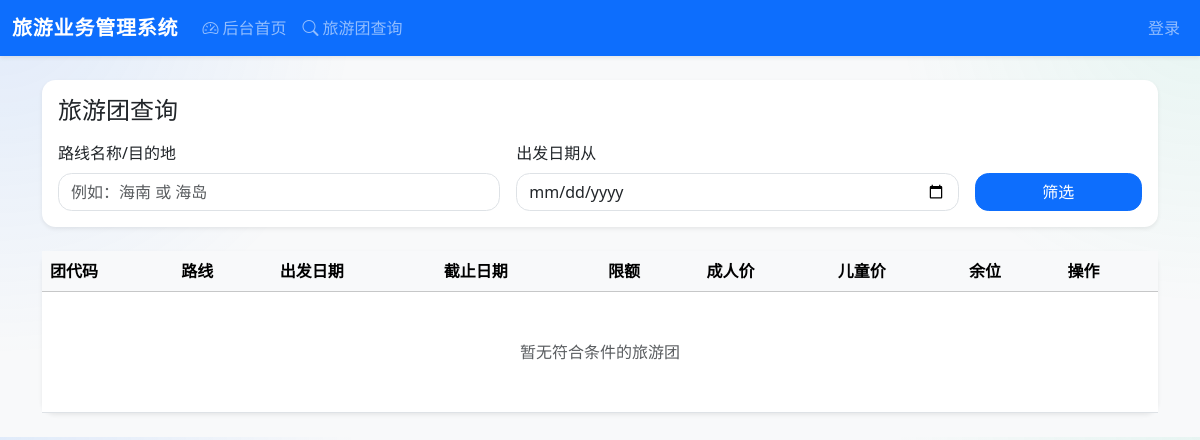
Before: / with the older database file.
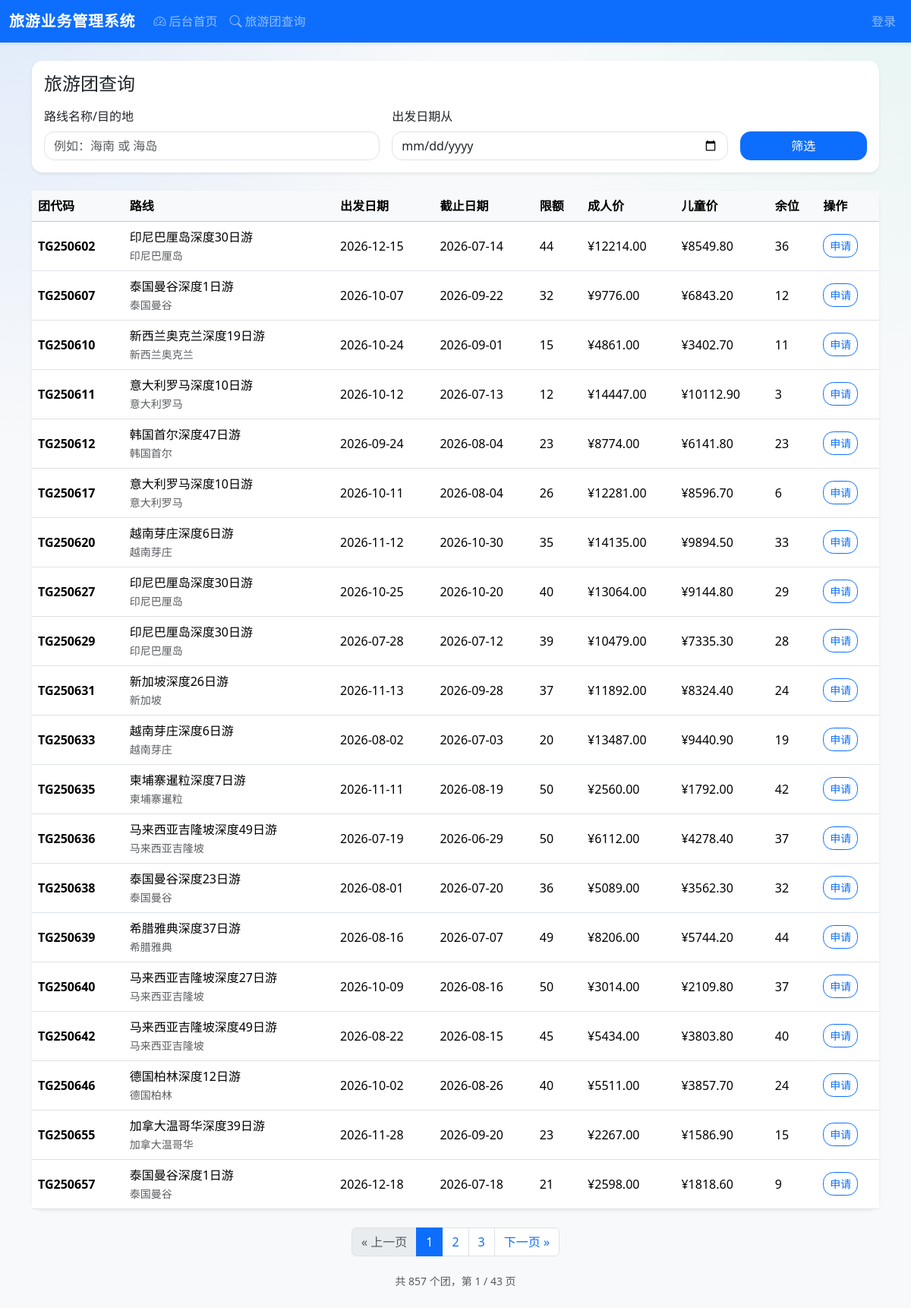
After: the same page with the newer database file.
### tours/models.py (models this page shows, shortened)
class TourGroup(models.Model):
    code = models.CharField(max_length=30, unique=True, verbose_name="团代码")
    route = models.ForeignKey(Route, on_delete=models.PROTECT, related_name="tour_groups", verbose_name="路线")
    start_date = models.DateField(verbose_name="出发日期")
    deadline = models.DateField(verbose_name="截止日期")
    max_capacity = models.PositiveIntegerField(verbose_name="人数限额")
    price_adult = models.DecimalField(max_digits=10, decimal_places=2, verbose_name="大人价格")
    price_child = models.DecimalField(max_digits=10, decimal_places=2, verbose_name="小孩价格")
    is_price_published = models.BooleanField(default=False, verbose_name="是否公开价格")
    is_deleted = models.BooleanField(default=False, verbose_name="是否删除")
    created_at = models.DateTimeField(auto_now_add=True, verbose_name="创建时间")
    updated_at = models.DateTimeField(auto_now=True, verbose_name="修改时间")
    class Meta:
        db_table = "tour_group"
        verbose_name = "旅游团"
        verbose_name_plural = "旅游团"
        ordering = ["-start_date", "code"]
        indexes = [
            models.Index(fields=["start_date", "deadline"]),
            models.Index(fields=["is_price_published", "is_deleted"]),
        ]

class Route(models.Model):
    class Status(models.TextChoices):
        ACTIVE = "active", "活跃"
        INACTIVE = "inactive", "不活跃"
        CANCELED = "canceled", "已取消"
    name = models.CharField(max_length=100, unique=True, verbose_name="路线名称")
    destination = models.CharField(max_length=100, verbose_name="目的地")
    description = models.TextField(blank=True, verbose_name="路线说明")
    status = models.CharField(max_length=20, choices=Status.choices, default=Status.ACTIVE, verbose_name="状态")
    season = models.CharField(max_length=20, blank=True, verbose_name="季节（如：春季、夏季）")
    parent = models.ForeignKey(
        "self",
        null=True,
        blank=True,
        on_delete=models.SET_NULL,
        related_name="children",
        verbose_name="上级路线",
    )
    version = models.PositiveIntegerField(default=1, verbose_name="版本号")
    previous_version = models.ForeignKey(
        "self",
        null=True,
        blank=True,
        on_delete=models.SET_NULL,
        related_name="next_versions",
        verbose_name="前一版本",
    )
    created_at = models.DateTimeField(auto_now_add=True, verbose_name="创建时间")
    updated_at = models.DateTimeField(auto_now=True, verbose_name="修改时间")
    class Meta:
        db_table = "route"
        verbose_name = "路线"
        verbose_name_plural = "路线"
        ordering = ["-created_at", "destination", "name"]
        indexes = [
            models.Index(fields=["destination", "status"]),
            models.Index(fields=["name", "version"]),
        ]

### tours/views.py (the view)
# urls.py: path('', tour_list, name='tour_list'),
def tour_list(request):
    queryset = (
        TourGroup.objects.select_related('route')
        .filter(
            is_deleted=False,
            is_price_published=True,  # 只显示已公开价格的团
            deadline__gte=timezone.localdate()
        )
        .annotate(
            booked_people=Count(
                'applications__participants',
                filter=Q(applications__status__in=[Application.Status.NEW, Application.Status.PARTICIPANTS_ENTERED, Application.Status.COMPLETED]),
                distinct=True,
            )
        )
    )
    route_name = request.GET.get('route_name', '').strip()
    start_date_after = request.GET.get('start_date_after', '').strip()
    if route_name:
        queryset = queryset.filter(Q(route__name__icontains=route_name) | Q(route__destination__icontains=route_name))
    if start_date_after:
        queryset = queryset.filter(start_date__gte=start_date_after)
    tour_groups = []
    for group in queryset:
        remaining = group.max_capacity - getattr(group, 'booked_people', 0)
        if remaining > 0:
            group.remaining_seats_value = remaining
            tour_groups.append(group)
    paginator = Paginator(tour_groups, ITEMS_PER_PAGE)
    page_number = request.GET.get('page', 1)
    page_obj = paginator.get_page(page_number)
    return render(request, 'tours/tour_list.html', {
        'tour_groups': page_obj.object_list,
        'page_obj': page_obj,
    })

### templates/tours/tour_list.html (shortened to what this page needs)
{% extends 'base.html' %}
{% block content %}
<div class="card shadow-sm border-0 mb-4">
    <div class="card-body">
        <h1 class="h4 mb-3">旅游团查询</h1>
        <form method="get" class="row g-3 align-items-end">
            <div class="col-md-5">
                <label class="form-label" for="route_name">路线名称/目的地</label>
                <input type="text" class="form-control" id="route_name" name="route_name" value="{{ request.GET.route_name }}" placeholder="例如：海南 或 海岛">
            </div>
            <div class="col-md-5">
                <label class="form-label" for="start_date_after">出发日期从</label>
                <input type="date" class="form-control" id="start_date_after" name="start_date_after" value="{{ request.GET.start_date_after }}">
            </div>
            <div class="col-md-2 d-grid">
                <button type="submit" class="btn btn-primary">筛选</button>
            </div>
        </form>
    </div>
</div>
<div class="card shadow-sm border-0">
    <div class="table-responsive">
        <table class="table table-hover mb-0 align-middle">
            <thead class="table-light">
                <tr>
                    <th>团代码</th>
                    <th>路线</th>
                    <th>出发日期</th>
                    <th>截止日期</th>
                    <th>限额</th>
                    <th>成人价</th>
                    <th>儿童价</th>
                    <th>余位</th>
                    <th>操作</th>
                </tr>
            </thead>
            <tbody>
                {% for group in tour_groups %}
                    <tr>
                        <td class="fw-semibold">{{ group.code }}</td>
                        <td>
                            <div>{{ group.route.name }}</div>
                            <small class="text-muted">{{ group.route.destination }}</small>
                        </td>
                        <td>{{ group.start_date|date:'Y-m-d' }}</td>
                        <td>{{ group.deadline|date:'Y-m-d' }}</td>
                        <td>{{ group.max_capacity }}</td>
                        <td>¥{{ group.price_adult }}</td>
                        <td>¥{{ group.price_child }}</td>
                        <td>{{ group.remaining_seats_value }}</td>
                        <td>
                            <a class="btn btn-sm btn-outline-primary" href="{% url 'applications:application_create' group.id %}">申请</a>
                        </td>
                    </tr>
                {% empty %}
                    <tr>
                        <td colspan="9" class="text-center text-muted py-5">暂无符合条件的旅游团</td>
                    </tr>
                {% endfor %}
            </tbody>
        </table>
    </div>
</div>
{% if page_obj and page_obj.paginator.num_pages > 1 %}
<nav class="mt-4 d-flex justify-content-center">
    <ul class="pagination">
        {% if page_obj.has_previous %}
        <li class="page-item">
            <a class="page-link" href="?{% for key, values in request.GET.lists %}{% if key != 'page' %}{% for v in values %}{{ key }}={{ v }}&{% endfor %}{% endif %}{% endfor %}page={{ page_obj.previous_page_number }}">« 上一页</a>
        </li>
        {% else %}
        <li class="page-item disabled"><span class="page-link">« 上一页</span></li>
        {% endif %}
        {% for num in page_obj.paginator.page_range %}
            {% if num == page_obj.number %}
            <li class="page-item active"><span class="page-link">{{ num }}</span></li>
            {% elif num >= page_obj.number|add:"-2" and num <= page_obj.number|add:"2" %}
            <li class="page-item">
                <a class="page-link" href="?{% for key, values in request.GET.lists %}{% if key != 'page' %}{% for v in values %}{{ key }}={{ v }}&{% endfor %}{% endif %}{% endfor %}page={{ num }}">{{ num }}</a>
            </li>
            {% endif %}
        {% endfor %}
        {% if page_obj.has_next %}
        <li class="page-item">
            <a class="page-link" href="?{% for key, values in request.GET.lists %}{% if key != 'page' %}{% for v in values %}{{ key }}={{ v }}&{% endfor %}{% endif %}{% endfor %}page={{ page_obj.next_page_number }}">下一页 »</a>
        </li>
        {% else %}
        <li class="page-item disabled"><span class="page-link">下一页 »</span></li>
        {% endif %}
    </ul>
</nav>
<div class="text-center text-muted mt-1">
    <small>共 {{ page_obj.paginator.count }} 个团，第 {{ page_obj.number }} / {{ page_obj.paginator.num_pages }} 页</small>
</div>
{% endif %}
{% endblock %}

### templates/base.html (shortened to what this page needs)
{% load static %}
<!doctype html>
<html lang="zh-CN">
<head>
    <link href="https://cdn.jsdelivr.net/npm/bootstrap@5.3.3/dist/css/bootstrap.min.css" rel="stylesheet">
    <link href="https://cdn.jsdelivr.net/npm/bootstrap-icons@1.11.3/font/bootstrap-icons.min.css" rel="stylesheet">
    <link rel="stylesheet" href="{% static 'css/style.css' %}">
</head>
<body class="bg-light">
<nav class="navbar navbar-expand-lg navbar-dark bg-primary shadow-sm">
    <div class="container-fluid">
        <a class="navbar-brand fw-semibold" href="#">旅游业务管理系统</a>
        <div class="collapse navbar-collapse" id="topNav">
            <ul class="navbar-nav me-auto mb-2 mb-lg-0">
                <li class="nav-item">
                    <a class="nav-link" href="{% url 'admin:index' %}"><i class="bi bi-speedometer2 me-1"></i>后台首页</a>
                </li>
                <li class="nav-item">
                    <a class="nav-link" href="{% url 'tours:tour_list' %}"><i class="bi bi-search me-1"></i>旅游团查询</a>
                </li>
            </ul>
            <ul class="navbar-nav ms-auto">
                {% if user.is_authenticated %}
                    <li class="nav-item">
                        <span class="navbar-text text-white-50 me-3">{{ user.username }}</span>
                    </li>
                    <li class="nav-item"><a class="nav-link" href="{% url 'admin:logout' %}">退出</a></li>
                {% else %}
                    <li class="nav-item"><a class="nav-link" href="{% url 'admin:login' %}">登录</a></li>
                {% endif %}
            </ul>
        </div>
    </div>
</nav>
<main class="container py-4">
    {% block content %}{% endblock %}
</main>
</body>
</html>

### static/css/style.css (style rules this page uses)
body { background: radial-gradient(circle at top left, rgba(13, 110, 253, 0.10), transparent 28%), radial-gradient(circle at top right, rgba(32, 201, 151, 0.08), transparent 24%), #f8f9fa; }
.navbar-brand { letter-spacing: 0.04em; }
.card { border-radius: 1rem; }
.table thead th { white-space: nowrap; }
.table tbody td { vertical-align: middle; }
.btn, .form-control, .form-select, .card { border-radius: 0.85rem; }

Changed rows visible on the page:
added TourGroup: code "TG250602", route.name "印尼巴厘岛深度30日游", route.destination "印尼巴厘岛", start_date "2026-12-15", deadline "2026-07-14", max_capacity "44", price_adult "12214.00", price_child "8549.80", remaining_seats_value "36"
added TourGroup: code "TG250607", route.name "泰国曼谷深度1日游", route.destination "泰国曼谷", start_date "2026-10-07", deadline "2026-09-22", max_capacity "32", price_adult "9776.00", price_child "6843.20", remaining_seats_value "12"
added TourGroup: code "TG250610", route.name "新西兰奥克兰深度19日游", route.destination "新西兰奥克兰", start_date "2026-10-24", deadline "2026-09-01", max_capacity "15", price_adult "4861.00", price_child "3402.70", remaining_seats_value "11"
added TourGroup: code "TG250611", route.name "意大利罗马深度10日游", route.destination "意大利罗马", start_date "2026-10-12", deadline "2026-07-13", max_capacity "12", price_adult "14447.00", price_child "10112.90", remaining_seats_value "3"
added TourGroup: code "TG250612", route.name "韩国首尔深度47日游", route.destination "韩国首尔", start_date "2026-09-24", deadline "2026-08-04", max_capacity "23", price_adult "8774.00", price_child "6141.80", remaining_seats_value "23"
added TourGroup: code "TG250617", route.name "意大利罗马深度10日游", route.destination "意大利罗马", start_date "2026-10-11", deadline "2026-08-04", max_capacity "26", price_adult "12281.00", price_child "8596.70", remaining_seats_value "6"
added TourGroup: code "TG250620", route.name "越南芽庄深度6日游", route.destination "越南芽庄", start_date "2026-11-12", deadline "2026-10-30", max_capacity "35", price_adult "14135.00", price_child "9894.50", remaining_seats_value "33"
added TourGroup: code "TG250627", route.name "印尼巴厘岛深度30日游", route.destination "印尼巴厘岛", start_date "2026-10-25", deadline "2026-10-20", max_capacity "40", price_adult "13064.00", price_child "9144.80", remaining_seats_value "29"
added TourGroup: code "TG250629", route.name "印尼巴厘岛深度30日游", route.destination "印尼巴厘岛", start_date "2026-07-28", deadline "2026-07-12", max_capacity "39", price_adult "10479.00", price_child "7335.30", remaining_seats_value "28"
added TourGroup: code "TG250631", route.name "新加坡深度26日游", route.destination "新加坡", start_date "2026-11-13", deadline "2026-09-28", max_capacity "37", price_adult "11892.00", price_child "8324.40", remaining_seats_value "24"
added TourGroup: code "TG250633", route.name "越南芽庄深度6日游", route.destination "越南芽庄", start_date "2026-08-02", deadline "2026-07-03", max_capacity "20", price_adult "13487.00", price_child "9440.90", remaining_seats_value "19"
added TourGroup: code "TG250635", route.name "柬埔寨暹粒深度7日游", route.destination "柬埔寨暹粒", start_date "2026-11-11", deadline "2026-08-19", max_capacity "50", price_adult "2560.00", price_child "1792.00", remaining_seats_value "42"
added TourGroup: code "TG250636", route.name "马来西亚吉隆坡深度49日游", route.destination "马来西亚吉隆坡", start_date "2026-07-19", deadline "2026-06-29", max_capacity "50", price_adult "6112.00", price_child "4278.40", remaining_seats_value "37"
added TourGroup: code "TG250638", route.name "泰国曼谷深度23日游", route.destination "泰国曼谷", start_date "2026-08-01", deadline "2026-07-20", max_capacity "36", price_adult "5089.00", price_child "3562.30", remaining_seats_value "32"
added TourGroup: code "TG250639", route.name "希腊雅典深度37日游", route.destination "希腊雅典", start_date "2026-08-16", deadline "2026-07-07", max_capacity "49", price_adult "8206.00", price_child "5744.20", remaining_seats_value "44"
added TourGroup: code "TG250640", route.name "马来西亚吉隆坡深度27日游", route.destination "马来西亚吉隆坡", start_date "2026-10-09", deadline "2026-08-16", max_capacity "50", price_adult "3014.00", price_child "2109.80", remaining_seats_value "37"
added TourGroup: code "TG250642", route.name "马来西亚吉隆坡深度49日游", route.destination "马来西亚吉隆坡", start_date "2026-08-22", deadline "2026-08-15", max_capacity "45", price_adult "5434.00", price_child "3803.80", remaining_seats_value "40"
added TourGroup: code "TG250646", route.name "德国柏林深度12日游", route.destination "德国柏林", start_date "2026-10-02", deadline "2026-08-26", max_capacity "40", price_adult "5511.00", price_child "3857.70", remaining_seats_value "24"
added TourGroup: code "TG250655", route.name "加拿大温哥华深度39日游", route.destination "加拿大温哥华", start_date "2026-11-28", deadline "2026-09-20", max_capacity "23", price_adult "2267.00", price_child "1586.90", remaining_seats_value "15"
added TourGroup: code "TG250657", route.name "泰国曼谷深度1日游", route.destination "泰国曼谷", start_date "2026-12-18", deadline "2026-07-18", max_capacity "21", price_adult "2598.00", price_child "1818.60", remaining_seats_value "9"
Other visible differences:
{{ page_obj.paginator.count }}: (not shown) → "857"
{{ page_obj.number }}: (not shown) → "1"
{{ page_obj.paginator.num_pages }}: (not shown) → "43"
text no longer shown: "暂无符合条件的旅游团"
text now shown: "« 上一页 下一页 » 共 个团，第 / 页"
new list line: "1"
new list line: "2"
new list line: "3"
